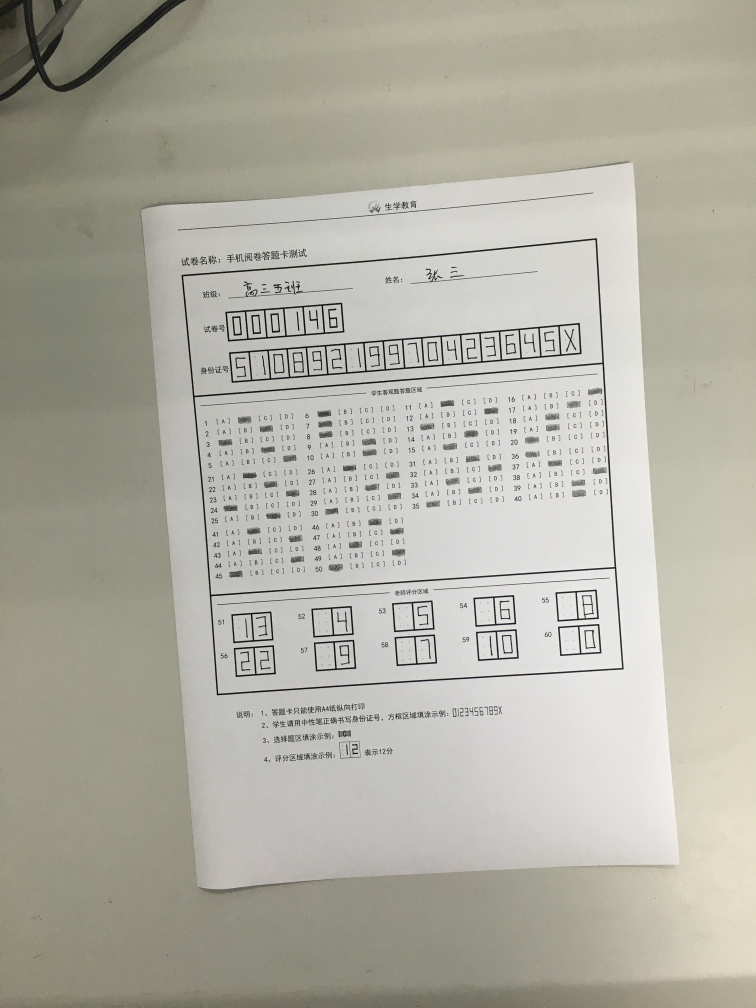
#> input picture image/ceshi.jpg, 3024 x 4032 px, found by its file name (shown at 1/4 size)
$ python ceshi.py   (older library calls are emulated)
#> lines starting #> are read from the running program, lines starting #| are printed output that depends on the picture; after the words box and inside, x2 and y2 are one past the last pixel; in counts of white or black regions, pixels touching at a corner belong together
from imutils.perspective import four_point_transform
from imutils import contours
import numpy as np
import argparse
import imutils
import cv2
import matplotlib.pyplot as plt
import sys, urllib, json
import urllib.request
import urllib.parse
import base64
url = 'http://apis.baidu.com/idl_baidu/ocridcard/ocridcard'
import pytesseract
from PIL import Image

#手动输入值确定卷子类型,默认只有选择题
s=1
'''
第一类卷子：
上边缘：350~450
下边缘：1411~1450
机读卡填土面积：50*10
x:[(90,160,270,350.410),(510,560,680,760,840),(930,1025,1120,1200,1280),(1360,1460,1550,1630,1730)]
y:[(500,520,560,610,650,680),(720,760,800,850,880,930),(950,1000,1030,1080,1130,1170),(1190,1220,1280,1325,1365,1405)]
'''

xt1=[0,90,220,350,470,610,700,830,940,1070,1200,1300,1430,1540,1660,1790,1890,2015,2240,2270,2400]
yt1=[900,1000,1070,1140,1210,1300,1375,1450,1500,1580,1650,1750,1810,1880,1950,2150]

testnumx=[0,350,465,575,690,800,920]
IDnumx=[0,345,460,575,690,800,913,1025,1135,1243,1356,1469,1582,1691,1804,1920,2033,2146,2400]
answernumx=[0,244,2350,717,941,1190,1410,1668,1900,2152,2400]
y1num=[0,480,770]
y2num=[2250,2440,2700]

Answer=[]
#两种卷子统一规格
width1=2400
height1=2800

#卷子model0判题
def judgey0(y):
    if (y / 5 < 1):
        return  y + 1
    elif y / 5 < 2 and y/5>=1:
        return y % 5 + 20 + 1
    else:
        return y % 5 + 40 + 1
def judgex0(x):
    if(x%5==1):
        return 'A'
    elif(x%5==2):
        return 'B'
    elif(x%5==3):
        return 'C'
    elif(x%5==4):
        return 'D'
def judge0(x,y):
    if x/5<1 :
        #print(judgey0(y))
        return (judgey0(y),judgex0(x))
    elif x/5<2 and x/5>=1:
        #print(judgey0(y)+5)
        return (judgey0(y)+5,judgex0(x))
    elif x/5<3 and x/5>=2:
       # print(judgey0(y)+10)
        return (judgey0(y)+10,judgex0(x))
    else:
        #print(judgey0(y)+15)
        return (judgey0(y)+15,judgex0(x))


# 加载图片，将它转换为灰阶，轻度模糊，然后边缘检测。
image = cv2.imread("D:/Python/www/duka/image/ceshi.jpg")
#> image is the input picture: shape (4032, 3024, 3); mean B, G, R 163.2, 175, 176.9
#转换为灰度图像
gray = cv2.cvtColor(image, cv2.COLOR_BGR2GRAY)
#高斯滤波
blurred = cv2.GaussianBlur(gray, (3, 3), 0)
#自适应二值化方法
blurred=cv2.adaptiveThreshold(blurred,255,cv2.ADAPTIVE_THRESH_MEAN_C,cv2.THRESH_BINARY,51,2)
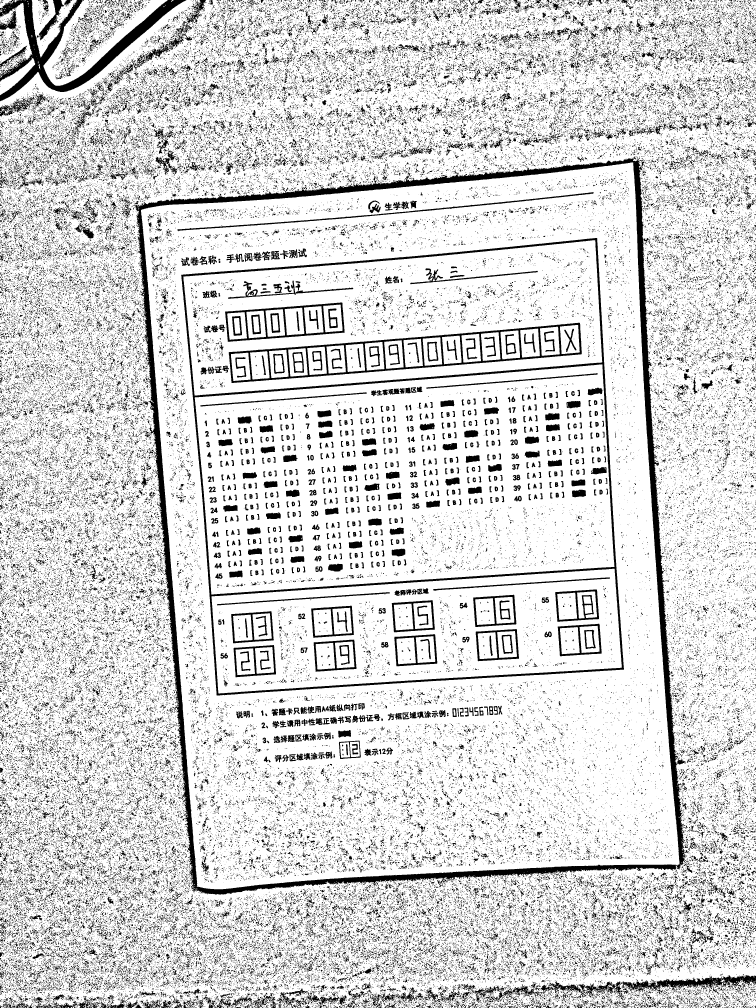
#> blurred: shape (4032, 3024) (shown at 1/4 size); 83.7% white; 107875 black regions (92921 under 20 px), largest, box (x1, y1, x2, y2) and area: (541, 626, 2743, 3580) 209368, (725, 952, 2496, 2782) 79166, (0, 0, 745, 405) 51083
blurred=cv2.copyMakeBorder(blurred,5,5,5,5,cv2.BORDER_CONSTANT,value=(255,255,255))
#> blurred: shape (4042, 3034); 83.8% white; 107875 black regions (92921 under 20 px), largest, box (x1, y1, x2, y2) and area: (546, 631, 2748, 3585) 209368, (730, 957, 2501, 2787) 79166, (5, 5, 750, 410) 51083
edged = cv2.Canny(blurred, 10, 100)
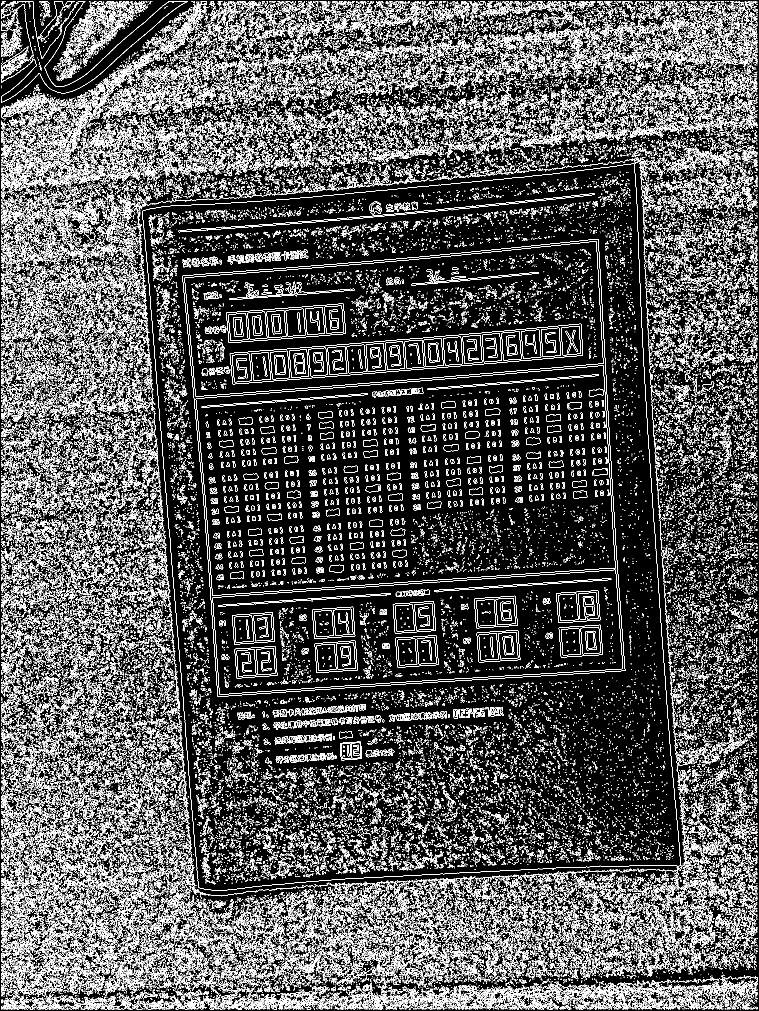
#> edged: shape (4042, 3034) (shown at 1/4 size); 10.6% white in thin lines or dots

'''
#hough transform
lines = cv2.HoughLinesP(edged,1,np.pi/180,30,minLineLength=5,maxLineGap=20)
lines1 = lines[:,0,:]#提取为二维
for x1,y1,x2,y2 in lines1[:]:
    cv2.line(image,(x1,y1),(x2,y2),(255,0,0),1)

thresh = cv2.threshold(blurred, 0, 255,cv2.THRESH_BINARY_INV | cv2.THRESH_OTSU)[1]
plt.subplot(122),plt.imshow(thresh)
plt.xticks([]),plt.yticks([])
plt.show()

'''
'''
gray=cv2.cvtColor(image,cv2.COLOR_BGR2GRAY)
ret,binary=cv2.threshold(gray,127,255,cv2.THRESH_BINARY)
contours=cv2.findContours(binary,cv2.RETR_TREE,cv2.CHAIN_APPROX_SIMPLE)
cv2.drawContours(image,contours,-1,(0,0,255),3)
cv2.imshow("img",image)
cv2.waitKey(0)
'''

# 从边缘图中寻找轮廓，然后初始化答题卡对应的轮廓
'''
findContours
image -- 要查找轮廓的原图像
mode -- 轮廓的检索模式，它有四种模式：
     cv2.RETR_EXTERNAL  表示只检测外轮廓
     cv2.RETR_LIST 检测的轮廓不建立等级关系
     cv2.RETR_CCOMP 建立两个等级的轮廓，上面的一层为外边界，里面的一层为内孔的边界信息。如果内孔内还有一个连通物体，
              这个物体的边界也在顶层。
     cv2.RETR_TREE 建立一个等级树结构的轮廓。
method --  轮廓的近似办法：
     cv2.CHAIN_APPROX_NONE 存储所有的轮廓点，相邻的两个点的像素位置差不超过1，即max （abs (x1 - x2), abs(y2 - y1) == 1
     cv2.CHAIN_APPROX_SIMPLE压缩水平方向，垂直方向，对角线方向的元素，只保留该方向的终点坐标，例如一个矩形轮廓只需
                       4个点来保存轮廓信息
      cv2.CHAIN_APPROX_TC89_L1，CV_CHAIN_APPROX_TC89_KCOS使用teh-Chinl chain 近似算法
'''
cnts = cv2.findContours(edged, cv2.RETR_EXTERNAL,cv2.CHAIN_APPROX_SIMPLE)
#> cnts = 154313 contours
# cnts = cnts[0] if imutils.is_cv2() else cnts[1]
cnts = cnts[1] if imutils.is_cv3() else cnts[0]
docCnt = None
# print(cnts)
# 确保至少有一个轮廓被找到
if len(cnts) > 0:
    # 将轮廓按大小降序排序
    cnts = sorted(cnts, key=cv2.contourArea, reverse=True)

    # 对排序后的轮廓循环处理
    for c in cnts:
        # 获取近似的轮廓
        peri = cv2.arcLength(c, True)
        approx = cv2.approxPolyDP(c, 0.02 * peri, True)
        # 如果近似轮廓有四个顶点，那么就认为找到了答题卡
        if len(approx) == 4:
            docCnt = approx
            break
#> this loop made 1 pass
#> (peri, docCnt) on pass 1: (6914.6, [[2393, 957], [729, 1105], [871, 2786], [2500, 2683]])

# 对原始图像和灰度图都进行四点透视变换
#cv2.drawContours(image, c, -1, (0, 0, 255), 5, lineType=0)
# print(docCnt)

newimage=image.copy()
for i in docCnt:
    cv2.circle(newimage, (i[0][0],i[0][1]), 50, (255, 0, 0), -1)
#> this loop made 4 passes
#> i on passes 1 to 4: [[2393, 957]], [[729, 1105]], [[871, 2786]], [[2500, 2683]]

plt.figure()
plt.subplot(131)
plt.imshow(image,cmap='gray')
#加上这句就隐藏坐标了
#plt.xticks([]), plt.yticks([])
plt.subplot(132)
plt.imshow(blurred,cmap = 'gray')
#plt.grid()
#plt.subplot(122),plt.plot([(0),(1000)])
#plt.xticks([]), plt.yticks([])
plt.subplot(133)
plt.imshow(newimage,cmap = 'gray')
#plt.grid()
#plt.subplot(122),plt.plot([(0),(1000)])
#plt.xticks([]), plt.yticks([])
plt.show() # 控制显示


# print(docCnt.reshape(4, 2))

paper = four_point_transform(image, docCnt.reshape(4, 2))
warped = four_point_transform(gray, docCnt.reshape(4, 2))

# 对灰度图应用二值化算法
thresh=cv2.adaptiveThreshold(warped,255,cv2.ADAPTIVE_THRESH_MEAN_C,cv2.THRESH_BINARY,53,2)
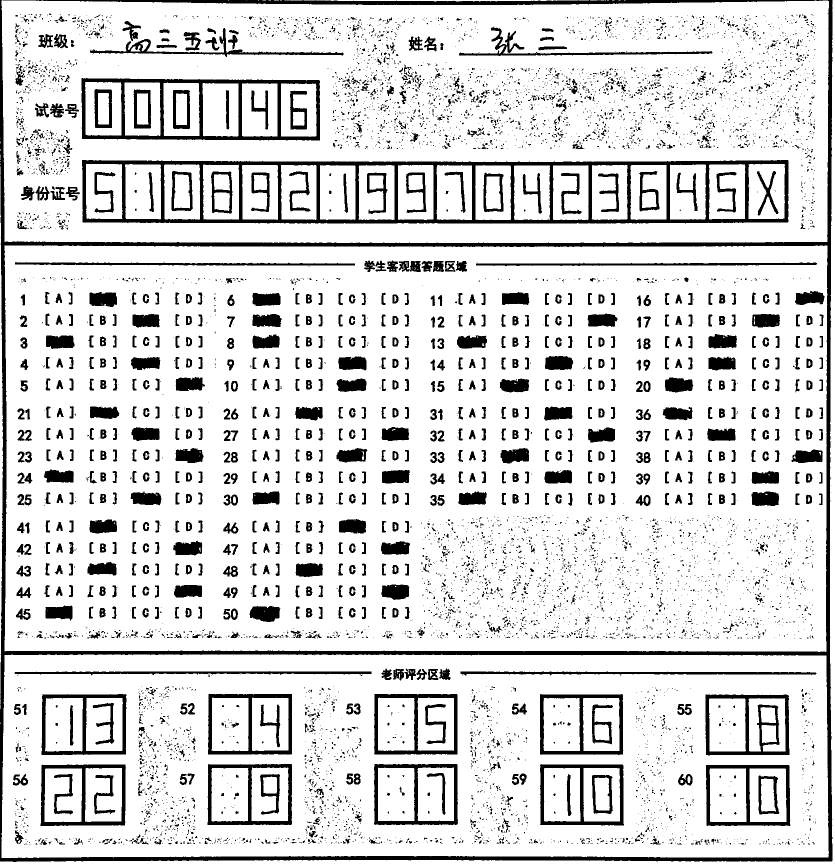
#> thresh: shape (1729, 1670) (shown at 1/2 size); 85.3% white; 8026 black regions (6888 under 20 px), largest, box (x1, y1, x2, y2) and area: (0, 0, 1665, 1724) 71403, (164, 320, 1577, 447) 35224, (163, 156, 640, 281) 12282
threshtmmp=thresh

#图形转换为标准方块
'''
插值方法
INTER_NEAREST - 最邻近插值
INTER_LINEAR - 双线性插值，这是默认的方法）
INTER_AREA - resampling using pixel area relation. It may be a preferred method for image decimation, as it gives moire’-free results. But when the image is zoomed, it is similar to the INTER_NEAREST method.
INTER_CUBIC - 4x4像素邻域的双立方插值
INTER_LANCZOS4 - 8x8像素邻域的Lanczos插值
'''
    # cv2.imwrite("D:/Python/www/duka/1.jpg",ChQImg)
#卷子类型为1
if s==1:
    thresh = cv2.resize(thresh, (width1, height1), cv2.INTER_LANCZOS4)
#> thresh: shape (2800, 2400)
    paper = cv2.resize(paper, (width1, height1), cv2.INTER_LANCZOS4)
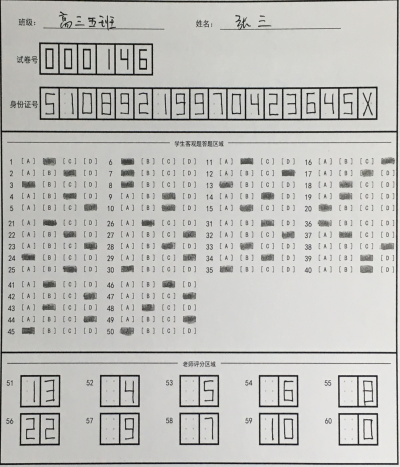
#> paper: shape (2800, 2400, 3) (shown at 1/6 size); mean B, G, R 188, 191.3, 191.5

    # paper 用来标记边缘检测，所以建一个来保存
    paperorign = paper
    warped = cv2.resize(warped, (width1, height1), cv2.INTER_LANCZOS4)
#> warped: shape (2800, 2400)
    ChQImg = cv2.blur(thresh, (23, 23))

    '''
    参数说明
    第一个参数 src    指原图像，原图像应该是灰度图。
    第二个参数 x      指用来对像素值进行分类的阈值。
    第三个参数 y      指当像素值高于（有时是小于）阈值时应该被赋予的新的像素值
    第四个参数 Methods  指，不同的不同的阈值方法，这些方法包括：
                •cv2.THRESH_BINARY
                •cv2.THRESH_BINARY_INV
                •cv2.THRESH_TRUNC
                •cv2.THRESH_TOZERO
                •cv2.THRESH_TOZERO_INV
    '''
    ChQImg = cv2.threshold(ChQImg, 100, 225, cv2.THRESH_BINARY)[1]
#> ChQImg: shape (2800, 2400); values 0 (black) and 225 (white), 97.4% white; 305 black regions (29 under 20 px), largest, box (x1, y1, x2, y2) and area: (464, 0, 2051, 10) 12651, (0, 251, 20, 1074) 5568, (0, 1877, 22, 2491) 4224

    NumImg=cv2.blur(thresh,(15,15))
    NumImg=cv2.threshold(NumImg, 170, 255, cv2.THRESH_BINARY)[1]
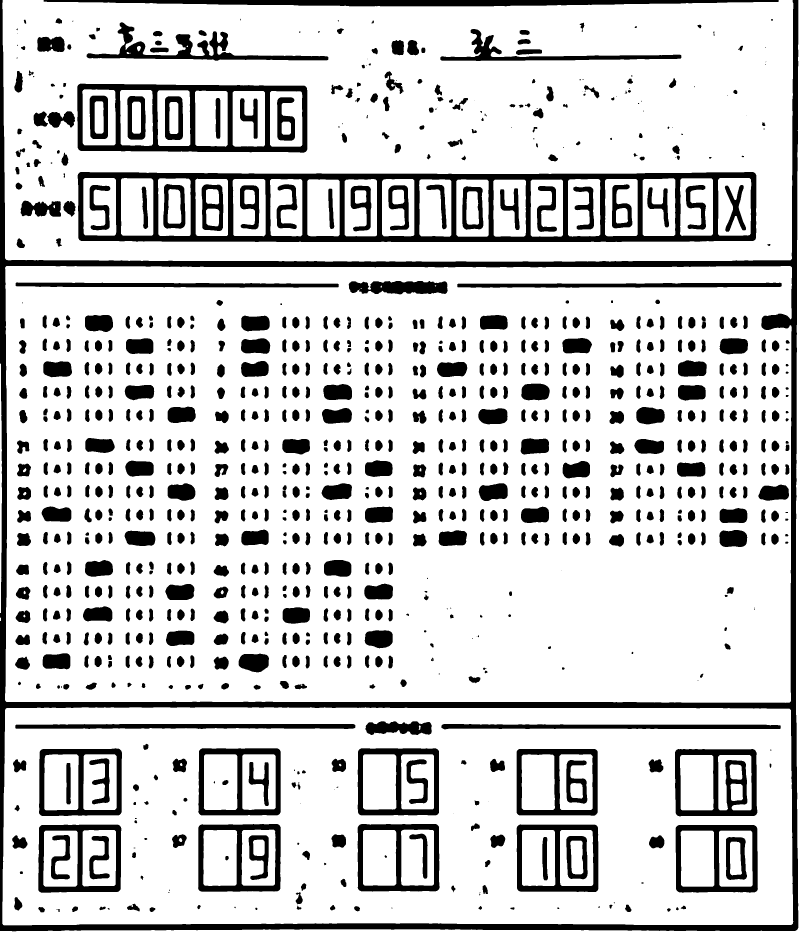
#> NumImg: shape (2800, 2400) (shown at 1/3 size); 81.3% white; 944 black regions (79 under 20 px), largest, box (x1, y1, x2, y2) and area: (0, 0, 2395, 2794) 209395, (233, 516, 2269, 726) 118727, (232, 251, 922, 458) 41159

    kernel = cv2.getStructuringElement(cv2.MORPH_RECT, (11, 11))
    kernel2 = cv2.getStructuringElement(cv2.MORPH_RECT, (7, 7))
    NumImg2 = cv2.dilate(warped, kernel)
    # NumImg2=cv2.adaptiveThreshold(ChQImg2,255,cv2.ADAPTIVE_THRESH_MEAN_C,cv2.THRESH_BINARY,5,2)
    NumImg2 = cv2.erode(NumImg2, kernel2)
    # NumImg2 = cv2.threshold(ChQImg2, 200, 225, cv2.THRESH_BINARY)[1]
    NumImg2 = cv2.adaptiveThreshold(NumImg2, 255, cv2.ADAPTIVE_THRESH_MEAN_C, cv2.THRESH_BINARY, 23, 2)
#> NumImg2: shape (2800, 2400); 84.9% white; 8241 black regions (4064 under 20 px), largest, box (x1, y1, x2, y2) and area: (0, 0, 2391, 2789) 91979, (237, 520, 2265, 722) 49954, (236, 255, 918, 453) 18080
    # ChQImg2 = cv2.threshold(ChQImg2, 200, 225, cv2.THRESH_BINARY)[1]
    NumImg2=NumImg2-NumImg
    NumImg2=cv2.blur(NumImg2,(5,5))
    NumImg2=cv2.threshold(NumImg2,170,255,cv2.THRESH_BINARY)[1]
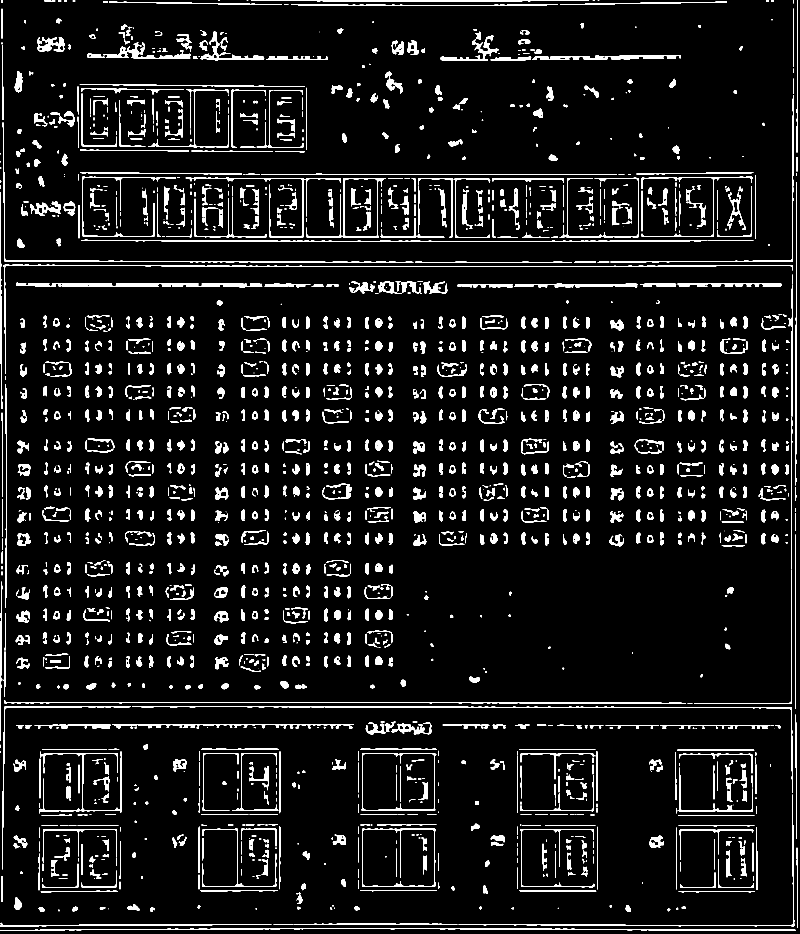
#> NumImg2: shape (2800, 2400) (shown at 1/3 size); 7% white; 2010 white regions (342 under 20 px)


    # 实验发现用边缘检测根本不靠谱……
    # 确定选择题答题区
    # ChQImg=thresh[450:height0,0:width0]
    # 在二值图像中查找轮廓，然后初始化题目对应的轮廓列表
    cnts = cv2.findContours(ChQImg, cv2.RETR_TREE, cv2.CHAIN_APPROX_SIMPLE)
#> cnts = 307 contours, 28 with area under 20; largest, box (x1, y1, x2, y2) and area: (0, 0, 2400, 2800) 6692266, (720, 1966, 802, 2012) 3033, (1099, 1896, 1174, 1940) 2714, (2162, 1595, 2237, 1637) 2680, (259, 949, 335, 991) 2664
    '''
    检测用边缘绘制
    cv2.drawContours(paper, cnts[1], -1, (0, 0, 255), 10, lineType=0)
    '''
    # cnts = cnts[0] if imutils.is_cv2() else cnts[1]
    cnts = cnts[1] if imutils.is_cv3() else cnts[0]
    questionCnts = []

    cv2.imwrite("D:/Python/www/duka/1.jpg",ChQImg)

    # cv2.namedWindow("ceshi",0);
    # cv2.resizeWindow("ceshi", 480, 640);
    # cv2.imshow("ceshi", ChQImg)
    # cv2.waitKey(0)

    # 对每一个轮廓进行循环处理
    for c in cnts:
        # 计算轮廓的边界框，然后利用边界框数据计算宽高比
        (x, y, w, h) = cv2.boundingRect(c)
        questionCnts.append(c)
        if (w > 60 & h > 20)and y>900 and y<2000:
            questionCnts.append(c)
            M = cv2.moments(c)
            cX = int(M["m10"] / M["m00"])
            cY = int(M["m01"] / M["m00"])
            cv2.drawContours(paper, c, -1, (0, 0, 255), 5, lineType=0)
            cv2.circle(paper, (cX, cY), 7, (255, 255, 255), -1)
            Answer.append((cX, cY))
#> this loop made 307 passes
#> (x, y, w, h, cX, cY) on passes 90, 91, 95, 96, 99, 100, 104, 105: (720, 1966, 82, 46, 761, 1986), (132, 1964, 75, 39, 170, 1983), (1099, 1896, 75, 44, 1137, 1916), (503, 1896, 76, 38, 540, 1913), (852, 1826, 74, 41, 888, 1845), (253, 1824, 80, 36, 294, 1842), (1097, 1756, 77, 38, 1136, 1775), (502, 1756, 76, 40, 539, 1776)
#> after the loop, Answer = 50 pairs, first value 169 to 2327, second value 964 to 1986; questionCnts = 357 contours, 28 with area under 20; largest, box (x1, y1, x2, y2) and area: (0, 0, 2400, 2800) 6692266, (720, 1966, 802, 2012) 3033, (720, 1966, 802, 2012) 3033, (1099, 1896, 1174, 1940) 2714, (1099, 1896, 1174, 1940) 2714

cv2.imwrite("D:/Python/www/duka/1.jpg",paper)

#答案选择输出
# print(Answer)
IDAnswer=[]
for i in Answer:
    for j in range(0,len(xt1)-1):
        if i[0]>xt1[j] and i[0]<xt1[j+1]:
            for k in range(0,len(yt1)-1):
                if i[1]>yt1[k] and i[1]<yt1[k+1]:
                    judge0(j,k)
                    IDAnswer.append(judge0(j,k))
#> this loop made 50 passes
#> i on passes 1 to 8: (761, 1986), (170, 1983), (1137, 1916), (540, 1913), (888, 1845), (294, 1842), (1136, 1775), (539, 1776)
#> after the loop, IDAnswer = 50 items, first 6: (50, 'A'), (45, 'A'), (49, 'D'), (44, 'D'), (48, 'B'), (43, 'B')

    #print(i)
'''
newx1=[]
newy1=[]
for i in xt1:
    a=i%10
    if(a>5):
        i=(int(i/10))*10+10
    else:
        i=(int(i/10))*10
    newx1.append(i)
for i in yt1:
    a = i % 10
    if (a > 5):
        i = (int(i / 10)) * 10 + 10
    else:
        i = (int(i / 10)) * 10
    newy1.append(i)
newx1=list(set(newx1))
newy1=list(set(newy1))
newx1.sort()
newy1.sort()
print(Answer)
print(newx1)
print(len(newx1))
print(newy1)
print(len(newy1))
t.sort()
print(t)
'''
IDAnswer.sort()
# [33 lines of commented-out code are left out]
